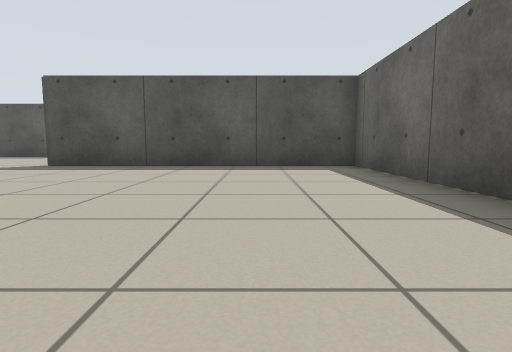
[1] (above)

19 first-person views from a walk through a Stage world. The camera is 0.5 m above the floor, tilts 6° down and sees 80° across. Floor lines are 1 m apart. The floor is counted in squares, 1 m on a side. Each view is taken from the middle of a square. On the plan, view 1 faces up. The plan holds only what a view shows up to about 9 squares ahead; the rest is blank. The place goes on beyond the plan. The robots in the file are not drawn.

[2]
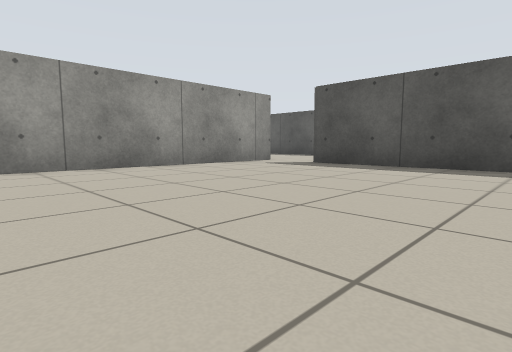

[3]
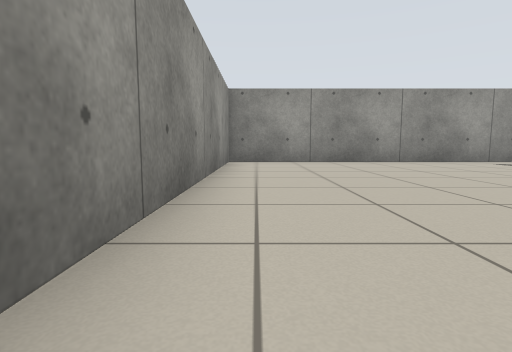

[4]
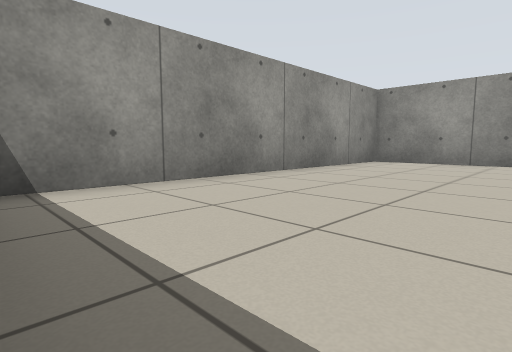

[5]
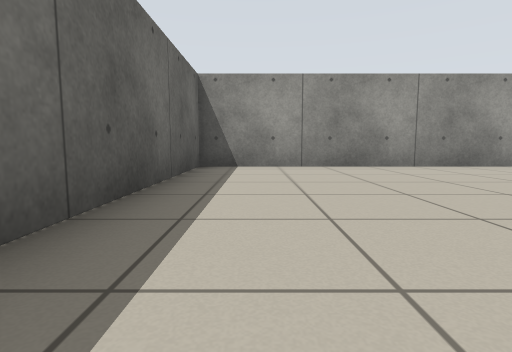

[6]
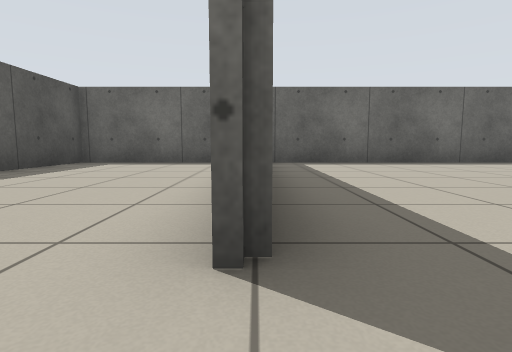

[7]
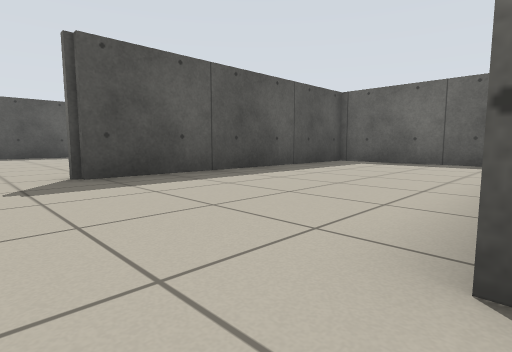

[8]
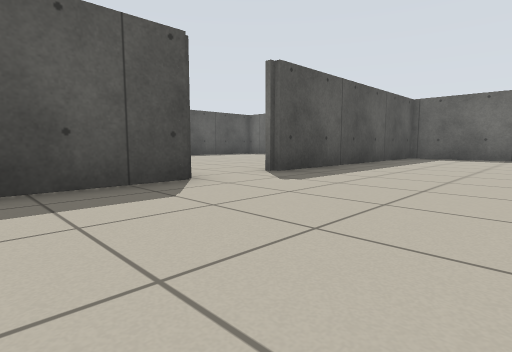

[9]
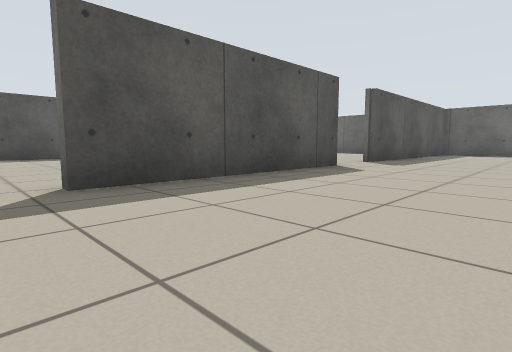

[10]
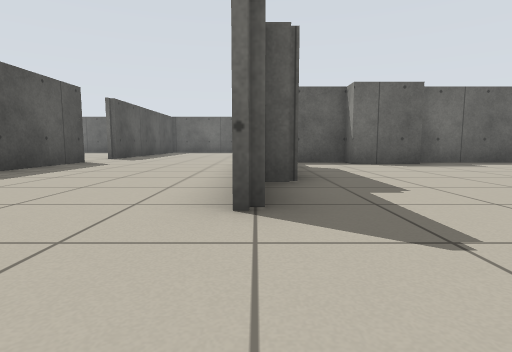

[11]
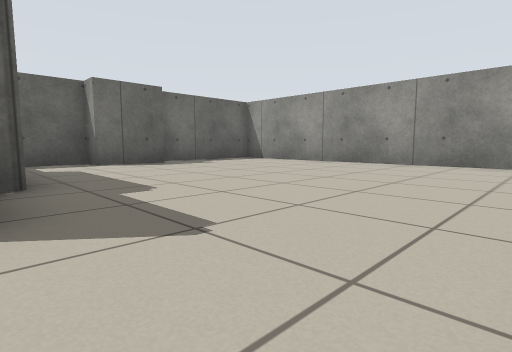

[12]
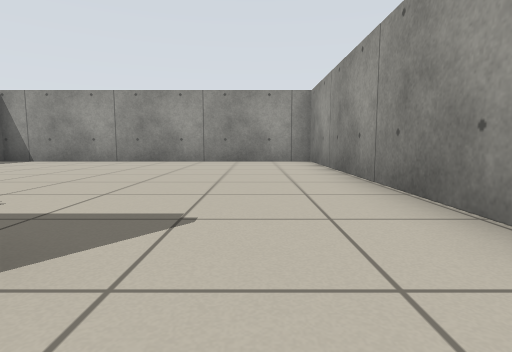

[13]
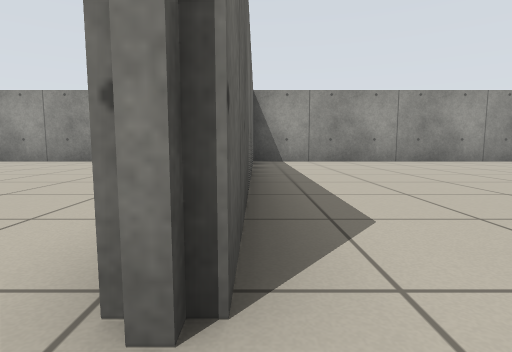

[14]
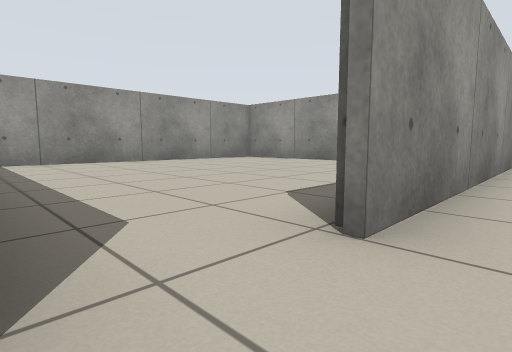

[15]
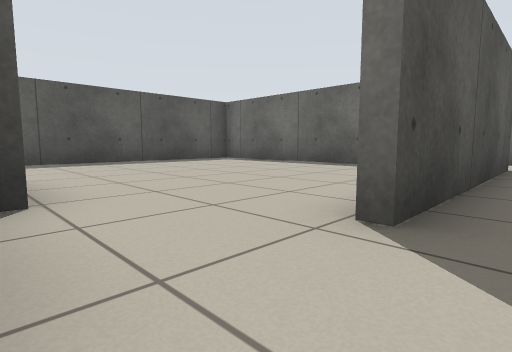

[16]
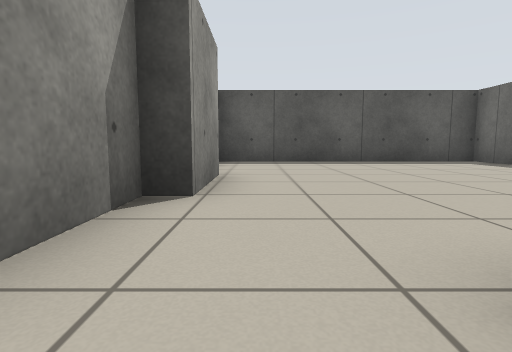

[17]
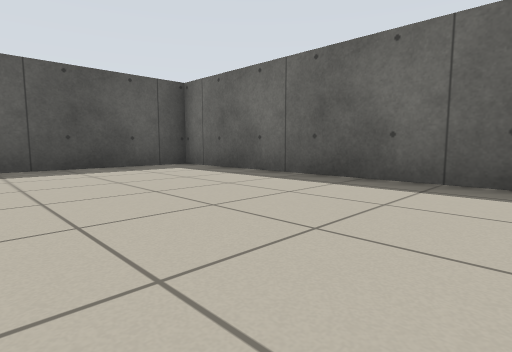

[18]
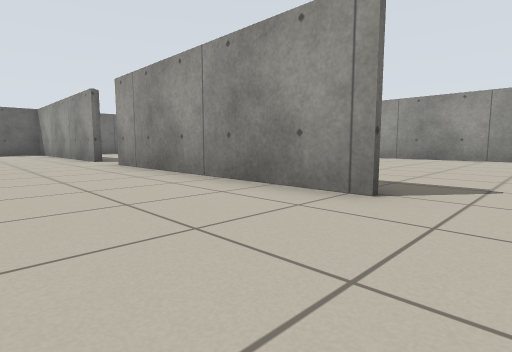

[19]
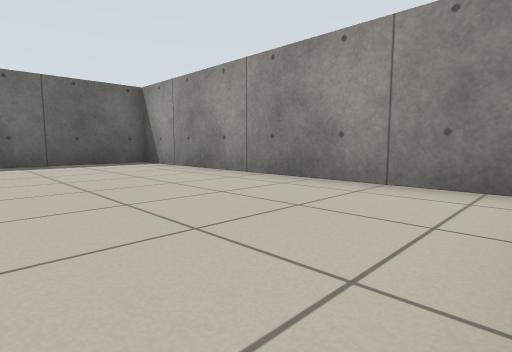

### Floor plan
Ten units are one square. View 1 is at (0, 0); x grows to the right and y downward. Boxes are objects, and circles mark ways between rooms. Rooms are numbered by the first view taken in them; rooms with no view inside come last. Other rooms are left out.
<svg viewBox="-245 -202 273 215">
<path fill="none" stroke="#000" d="M-65 -72 -65 8 23 8 23 -69 -49 -69M-129 -72 -65 -72M-110 -64 -110 -70M-156 -62 -156 8 -68 8 -68 -26M-65 -117 -122 -117M-68 -46 -68 -59M-74 -29 -74 -46M-49 -72 -39 -72M-240 -72 -175 -72M23 -81 23 -117 -49 -117M-159 -72 -155 -72M-136 -160 -136 -139M-141 -139 -141 -122M-68 -132 -68 -197 -141 -197M-238 8 -159 8 -159 -72"/>
<circle cx="-55" cy="-70" r="3" fill="#2a7"/>
<circle cx="-130" cy="-120" r="3" fill="#2a7"/>
<circle cx="-170" cy="-70" r="3" fill="#2a7"/>
<text x="-20" y="-30">1</text>
<text x="-130" y="-90">2</text>
<text x="-110" y="-160">3</text>
<text x="-200" y="-30">4</text>
</svg>
Room 1 opens to room 2. Room 2 opens to room 3. Room 2 opens to room 4.

Where each view was taken, in squares from view 1:
view 1: 0 up, 0 right, facing up
view 2: 0 up, 0 right, facing up-left
view 3: 0 up, 2 right, facing left
view 4: 3 up, 2 right, facing down-left
view 5: 6 up, 1 right, facing down
view 6: 7 up, 6 left, facing right
view 7: 7 up, 6 left, facing up-right
view 8: 8 up, 9 left, facing up-right
view 9: 8 up, 13 left, facing up-right
view 10: 7 up, 15 left, facing right
view 11: 7 up, 15 left, facing down-right
view 12: 8 up, 14 left, facing down
view 13: 8 up, 16 left, facing down
view 14: 8 up, 16 left, facing down-left
view 15: 11 up, 14 left, facing up-right
view 16: 11 up, 13 left, facing up
view 17: 13 up, 11 left, facing up-right
view 18: 10 up, 14 left, facing down-right
view 19: 3 up, 24 left, facing down-right
